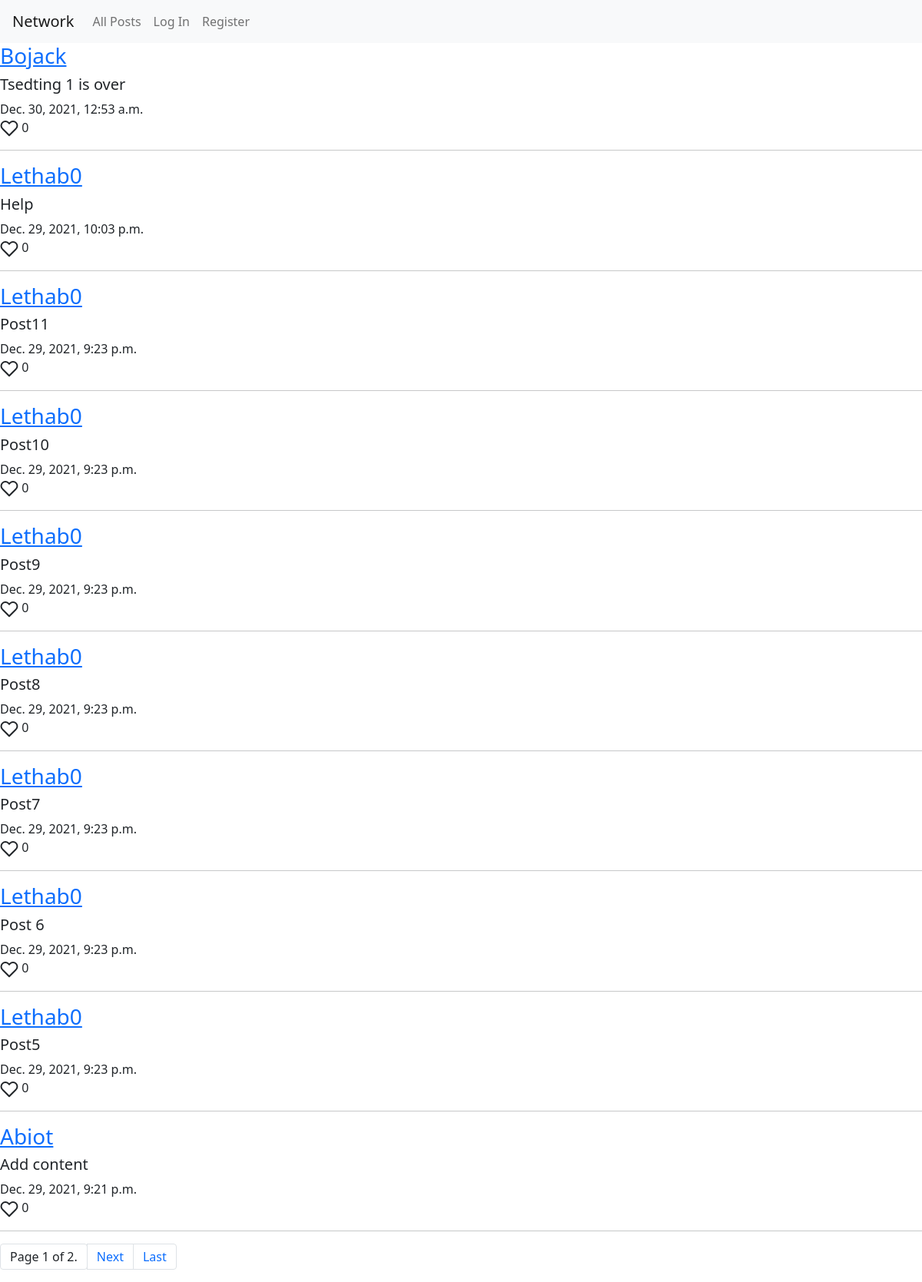
The page / on the database its author committed.
### network/models.py (models this page shows)
class Post(models.Model):
    Texter = models.ForeignKey(User, on_delete= models.CASCADE)
    text = models.CharField(null=False , max_length=30)
    text_date = models.DateTimeField(auto_now=True)
    likes = models.IntegerField(default=0)
    class meta:
        ordering = ('text_date',)

class User(AbstractUser):
    pass

### network/views.py (the view)
# urls.py: path("", views.index, name="index"),
def index(request):
    try:
        f = Follow_database(Person=request.user)
        f.save()
    except:
        pass
    Posted = Post.objects.all().order_by('text_date')[::-1]
    form = PostForm()
    paginator = Paginator(Posted, 10) # Show 25 contacts per page.
    page_num = request.GET.get('page')
    page_obj = paginator.get_page(page_num)
    return render( request , "network/index.html" , {"Posts" :Posted ,"Form": form ,"page_obj": page_obj})
    return JsonResponse('hahaha', safe=False)

### network/templates/network/index.html (shortened to what this page needs)
{% extends "network/layout.html" %}
{% load static %}
{% block body %}
        {% for Post in page_obj %}
        <div class="post" id="{{ Post.Texter.id}}">
            <div class="content">
              <a href="Profile/{{ Post.Texter.id }}" > <h3>{{ Post.Texter }}</h3> </a>
                <div id="text-before{{post.id}}">
                    <h5 class="post_text" id="{{ Post.id}}">{{ Post.text }}</h5>
                </div>
                <h8> {{ Post.text_date }}</h8>
                <div>
                <span class="like_objects"><i data-feather="heart" class="likes" id="{{ Post.id }}"></i>
                <h8 class="like_count" id="{{ Post.id }}"> {{ Post.likes }}</h8>
                </span>
                </div>
            </div>
        </div>
                <hr>
        {% endfor %}
    <div class="pagination">
        <span class="step-links">
        <nav aria-label="Page navigation example">
            <ul class="pagination">
                <span class="current">
                    <li class="page-item"><a class="page-link">Page {{ page_obj.number }} of {{ page_obj.paginator.num_pages }}.</a></li>
                </span>
                {% if page_obj.has_next %}
                <li class="page-item"><a class="page-link" href="?page={{ page_obj.next_page_number }}">Next</a></li>
                <li class="page-item"><a class="page-link" href="?page={{ page_obj.paginator.num_pages }}">Last</a></li>
                {% endif %}
            </ul>
          </nav>
        </span>
    </div>
{% endblock %}

### network/templates/network/layout.html (shortened to what this page needs)
{% load static %}
<!DOCTYPE html>
<html lang="en">
    <head>
        <link rel="stylesheet" href="https://stackpath.bootstrapcdn.com/bootstrap/4.4.1/css/bootstrap.min.css">
        <link href="{% static 'network/styles.css' %}" rel="stylesheet">
        <link href="https://cdn.jsdelivr.net/npm/bootstrap@5.0.0-beta1/dist/css/bootstrap.min.css" rel="stylesheet">
        <link href="https://cdn.jsdelivr.net/npm/bootstrap@5.0.0-beta1/dist/js/bootstrap.bundle.min.js" rel="stylesheet">
    </head>
    <body>
        <nav class="navbar navbar-expand-lg navbar-light bg-light">
            <a class="navbar-brand" href="#">Network</a>
            <div>
              <ul class="navbar-nav mr-auto">
                <li class="nav-item">
                  <a class="nav-link" href="{% url 'index' %}">All Posts</a>
                </li>
                {% if user.is_authenticated %}
                    <li class="nav-item">
                        <a class="nav-link" href="{% url 'Followed_people' %}">Following</a>
                    </li>
                    <li class="nav-item">
                        <a class="nav-link" href="{% url 'logout' %}">Log Out</a>
                    </li>
                {% else %}
                    <li class="nav-item">
                        <a class="nav-link" href="{% url 'login' %}">Log In</a>
                    </li>
                    <li class="nav-item">
                        <a class="nav-link" href="{% url 'register' %}">Register</a>
                    </li>
                {% endif %}
              </ul>
            </div>
          </nav>
        <div class="body">
            {% block body %}
            {% endblock %}
        </div>
    </body>
</html>

### rows shown on the page
Post: Texter "Bojack", text "Tsedting 1 is over", text_date "Dec. 30, 2021, 12:53 a.m.", likes "0"
Post: Texter "Lethab0", text "Help", text_date "Dec. 29, 2021, 10:03 p.m.", likes "0"
Post: Texter "Lethab0", text "Post11", text_date "Dec. 29, 2021, 9:23 p.m.", likes "0"
Post: Texter "Lethab0", text "Post10", text_date "Dec. 29, 2021, 9:23 p.m.", likes "0"
Post: Texter "Lethab0", text "Post9", text_date "Dec. 29, 2021, 9:23 p.m.", likes "0"
Post: Texter "Lethab0", text "Post8", text_date "Dec. 29, 2021, 9:23 p.m.", likes "0"
Post: Texter "Lethab0", text "Post7", text_date "Dec. 29, 2021, 9:23 p.m.", likes "0"
Post: Texter "Lethab0", text "Post 6", text_date "Dec. 29, 2021, 9:23 p.m.", likes "0"
Post: Texter "Lethab0", text "Post5", text_date "Dec. 29, 2021, 9:23 p.m.", likes "0"
Post: Texter "Abiot", text "Add content", text_date "Dec. 29, 2021, 9:21 p.m.", likes "0"

### other values the page prints
{{ page_obj.number }} "1"
{{ page_obj.paginator.num_pages }} "2"
